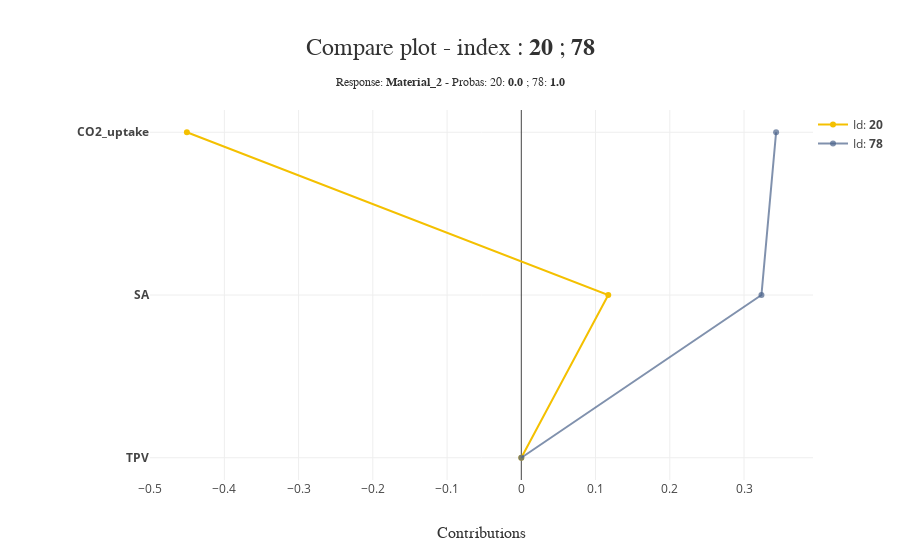

Source (notebook cell):
### Code cell
xpl_dt.plot.compare_plot(index=[X.index[20], X.index[78]])

### Figure 1 — Plotly figure (JSON) as saved in the notebook; plotly's stock layout.template omitted (floating-point values rounded to 4 significant figures)
{"data": [{"hoverinfo": "text", "hovertext": ["Id: <b>20</b><br /><b>TPV</b> <br />Contribution: 0.0000 <br />Value: -1.1279069767441863", "Id: <b>20</b><br /><b>SA</b> <br />Contribution: 0.1171 <br />Value: -0.8589311506981223", "Id: <b>20</b><br /><b>CO2_uptake</b> <br />Contribution: -0.4505 <br />Value: -0.055281342546890294"], "marker": {"color": "rgba(244, 192, 0, 1.0)"}, "mode": "lines+markers", "name": "Id: <b>20</b>", "showlegend": true, "type": "scatter", "x": [0, 0.1171, -0.4505], "y": ["<b>TPV</b>", "<b>SA</b>", "<b>CO2_uptake</b>"]}, {"hoverinfo": "text", "hovertext": ["Id: <b>78</b><br /><b>TPV</b> <br />Contribution: 0.0000 <br />Value: 1.5465116279069768", "Id: <b>78</b><br /><b>SA</b> <br />Contribution: 0.3235 <br />Value: -0.7116032739528165", "Id: <b>78</b><br /><b>CO2_uptake</b> <br />Contribution: 0.3432 <br />Value: -0.7305034550839091"], "marker": {"color": "rgba(74, 99, 138, 0.7)"}, "mode": "lines+markers", "name": "Id: <b>78</b>", "showlegend": true, "type": "scatter", "x": [0, 0.3235, 0.3432], "y": ["<b>TPV</b>", "<b>SA</b>", "<b>CO2_uptake</b>"]}], "layout": {"height": 550, "hovermode": "closest", "legend": {"x": 1, "y": 1}, "margin": {"b": 70, "l": 150, "r": 20, "t": 110}, "title": {"font": {"color": "rgb(50, 50, 50)", "family": "Arial", "size": 24}, "text": "Compare plot - index : <b>20</b> ; <b>78</b><span style='font-size: 12px;'><br />Response: <b>Material_2</b> - Probas: 20: <b>0.0</b> ; 78: <b>1.0</b></span>", "x": 0.5, "xanchor": "center", "y": 0.9, "yanchor": "middle"}, "width": 900, "xaxis": {"automargin": true, "autorange": true, "range": [-0.5002, 0.393], "title": {"font": {"color": "rgb(50, 50, 50)", "family": "Arial Black", "size": 16}, "text": "Contributions"}, "type": "linear"}, "yaxis": {"automargin": true, "autorange": true, "range": [-0.1367, 2.137], "title": {"font": {"color": "rgb(50, 50, 50)", "family": "Arial Black", "size": 16}}, "type": "category"}}}
